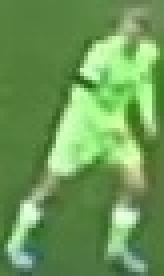
#> input picture output_videos/cropped_image.jpg, 41 x 69 px (shown 4 times larger)
$ jupyter execute color_assignment.ipynb
#> lines starting #> are read from the running program, lines starting #| are printed output that depends on the picture
[cell 1]
import cv2
import matplotlib.pyplot as plt
import numpy as np
from sklearn.cluster import KMeans

[cell 2]
image_path="../output_videos/cropped_image.jpg"
image=cv2.imread(image_path)
#> image is the input picture: shape (69, 41, 3); mean B, G, R 86.9, 153.4, 108
image=cv2.cvtColor(image,cv2.COLOR_BGR2RGB)

[cell 3]
plt.imshow(image)

[cell 4]
#take the top part of the image because shirt color is enough
top_half_image=image[0:int(image.shape[0]/2),:]
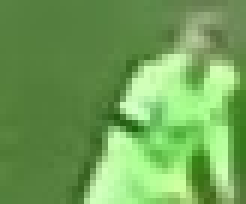
#> top_half_image: shape (34, 41, 3) (shown 6 times larger); mean R, G, B 111.8, 161.8, 87.1
plt.imshow(top_half_image)

[cell 5]
#reshape the image into a 2D array
image_2d=top_half_image.reshape(-1,3)
#> image_2d = 1394 rows, first 8: [88, 130, 66], [88, 130, 66], [87, 129, 65], [86, 128, 64], [86, 128, 64], [85, 127, 63], [85, 127, 63], [85, 127, 63]

[cell 6]
#cluster the image into two clusters and taking the average so that the shirt color will come
#perform kmeans clustering with 2 colors
kmeans=KMeans(n_clusters=2,random_state=0)
kmeans.fit(image_2d)

#get the cluster labels
labels=kmeans.labels_

#reshape the labels into the original image shape
clustered_image=labels.reshape(top_half_image.shape[0],top_half_image.shape[1])

#display the clustered image
plt.imshow(clustered_image)
plt.show()
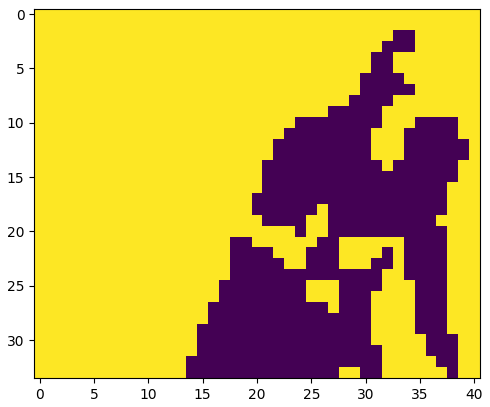
#> figure drawn by matplotlib, 1 panel

[cell 7]
corner_clusters=[clustered_image[0,0], clustered_image[0,-1], clustered_image[-1,0], clustered_image[-1,-1]]
#> corner_clusters = [1, 1, 1, 1]
non_player_cluster=max(set(corner_clusters), key=corner_clusters.count)
#> non_player_cluster = 1
print(non_player_cluster)
#| 1

[cell 8]
player_cluster=1-non_player_cluster
#> player_cluster = 0
print(player_cluster)
#| 0

[cell 9]
kmeans.cluster_centers_[player_cluster]
#> Out = [169.2, 233.1, 143.7]
